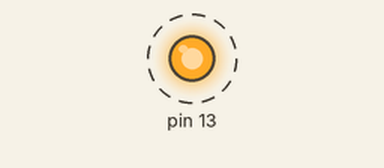
The sketch below on a simulated Arduino Leonardo, built with avr-gcc and run on an emulated ATmega32U4. Shown: output pins drawn as LEDs (lit = HIGH). Dashed ring = blinking. What the sketch prints to the serial monitor is not drawn.

Above: at 0.5 s.
Timing chart, 0 to 4.6 s (numbered marks = the images above):
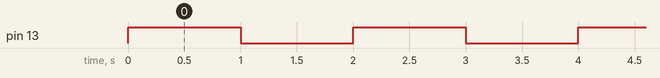

Measured:
- by itself, pin 13: alternates HIGH for 1.0 s and LOW for 1.0 s

The sketch:

BlinkLEDs.ino
```cpp
/* This example shows how to blink the three user LEDs
on the Zumo 32U4. */

#include <Wire.h>
#include <Zumo32U4.h>

void setup()
{
  Serial.begin(9600);
}

void loop()
{
  Serial.println("testing");
  // Turn the LEDs on.
  ledRed(1);
  ledYellow(1);
  ledGreen(1);

  // Wait for a second.
  delay(1000);

  // Turn the LEDs off.
  ledRed(0);
  ledYellow(0);
  ledGreen(0);

  // Wait for a second.
  delay(1000);
}
```
